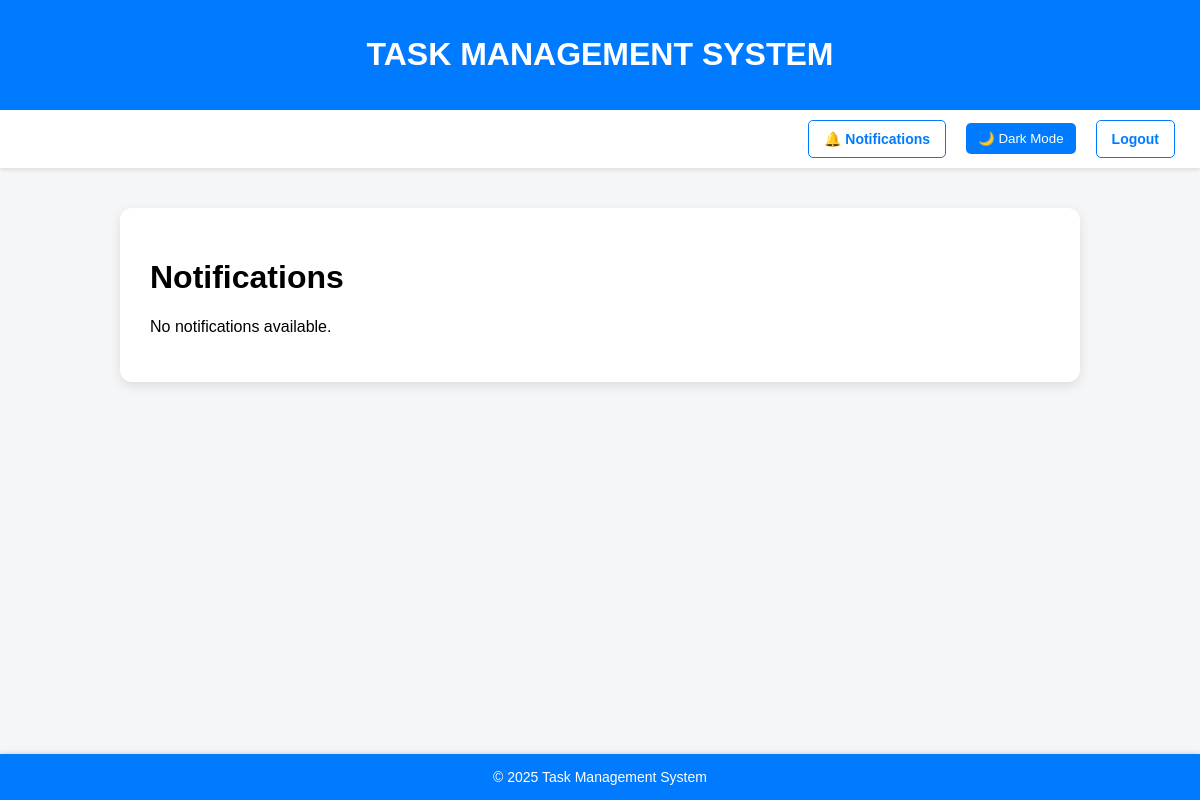
Before: /notifications/ (signed in) with the older database file.
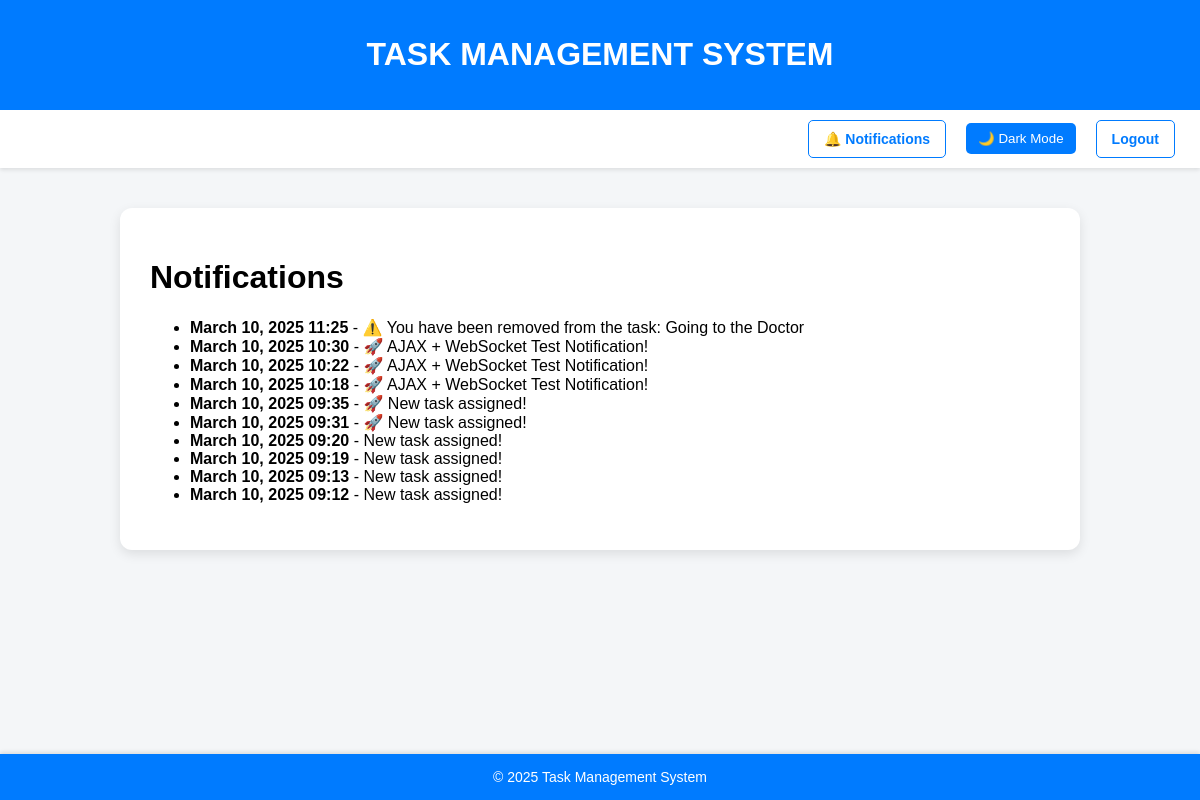
After: the same page with the newer database file.
### core/models.py (models this page shows, shortened)
class Notification(models.Model):
    user = models.ForeignKey(User, on_delete=models.CASCADE)  # The user receiving the notification
    message = models.TextField()
    created_at = models.DateTimeField(auto_now_add=True)

### core/views.py (the view)
# urls.py: path("notifications/", views.notifications_page, name="notifications_page"),
@login_required
def notifications_page(request):
    notifications = Notification.objects.filter(user=request.user).order_by("-created_at")
    return render(request, 'core/notifications.html', {"notifications": notifications})

### templates/core/notifications.html
{% extends 'partials/base.html' %}
{% block content %}
<h1>Notifications</h1>
{% if notifications %}
    <ul>
        {% for notification in notifications %}
            <li>
                <strong>{{ notification.created_at|date:"F d, Y H:i" }}</strong> -
                {{ notification.message }}
            </li>
        {% endfor %}
    </ul>
{% else %}
    <p>No notifications available.</p>
{% endif %}
{% endblock %}

Changed rows visible on the page:
added Notification: created_at "March 10, 2025 11:25", message "⚠️ You have been removed from the task: Going to the Doctor"
added Notification: created_at "March 10, 2025 10:30", message "🚀 AJAX + WebSocket Test Notification!"
added Notification: created_at "March 10, 2025 10:22", message "🚀 AJAX + WebSocket Test Notification!"
added Notification: created_at "March 10, 2025 10:18", message "🚀 AJAX + WebSocket Test Notification!"
added Notification: created_at "March 10, 2025 09:35", message "🚀 New task assigned!"
added Notification: created_at "March 10, 2025 09:31", message "🚀 New task assigned!"
added Notification: created_at "March 10, 2025 09:20", message "New task assigned!"
added Notification: created_at "March 10, 2025 09:19", message "New task assigned!"
added Notification: created_at "March 10, 2025 09:13", message "New task assigned!"
added Notification: created_at "March 10, 2025 09:12", message "New task assigned!"
Other visible differences:
text no longer shown: "No notifications available."
